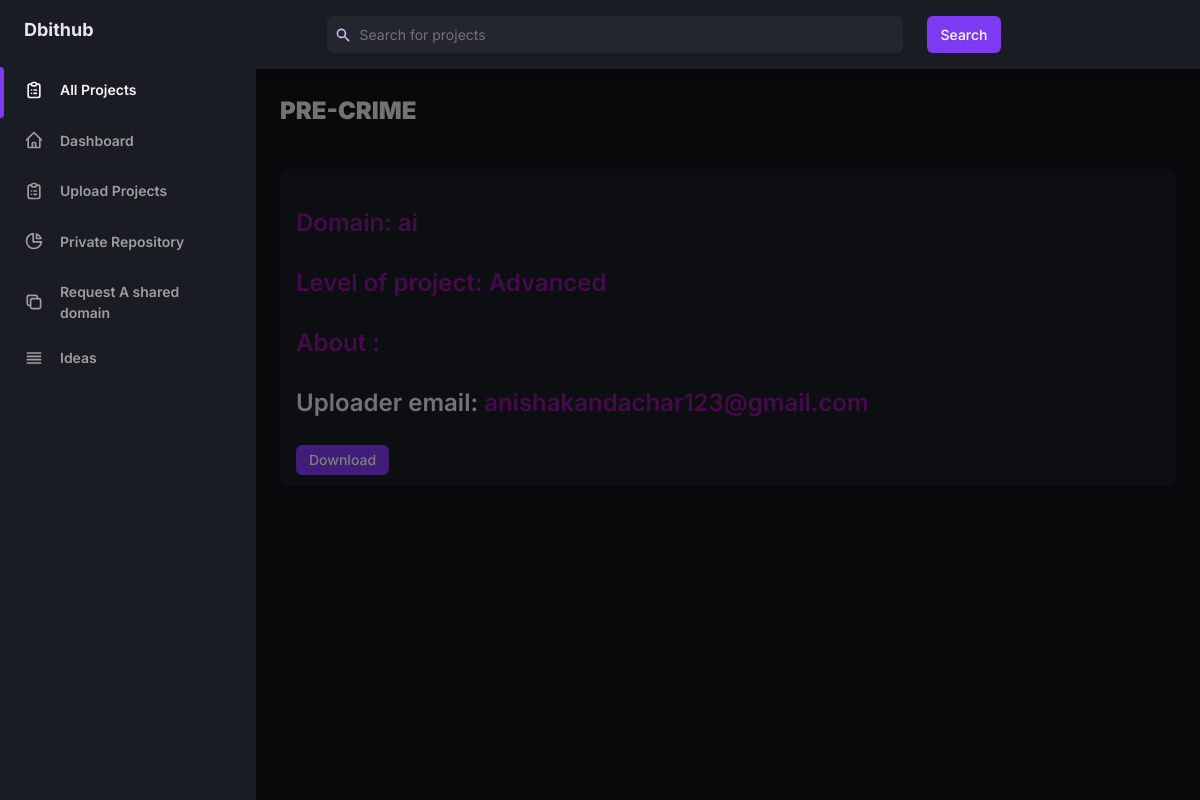
The app's page /dashboard1/public/viewproject.php?id=49 with its own data.
### tables this page shows
CREATE TABLE `projects` (
  `id` int(11) NOT NULL,
  `name` varchar(250) NOT NULL,
  `level` varchar(200) NOT NULL,
  `domain` varchar(100) NOT NULL,
  `about` varchar(25) NOT NULL,
  `Location` varchar(100) NOT NULL,
  `uploader` varchar(200) NOT NULL,
  `uid` varchar(100) NOT NULL,
  `approval` tinyint(1) NOT NULL,
  `date` timestamp NOT NULL DEFAULT current_timestamp() ON UPDATE current_timestamp()
);

### dashboard1/public/viewproject.php (the view, shortened to what this page needs)
<?php
$conn=mysqli_connect("localhost","root","","dbithub");
$id=$_GET["id"];
$sql="SELECT * FROM projects where id=$id";
$res=mysqli_query($conn,$sql);
?>
<!DOCTYPE html>
<html  x-data="data()" lang="en" class="theme-dark">
  <head>
    <link rel="stylesheet" href="./assets/css/tailwind.output.css" />
    <link
      rel="stylesheet"
      href="https://cdnjs.cloudflare.com/ajax/libs/Chart.js/2.9.3/Chart.min.css"
    />
  </head>
  <body>
    <div
      class="flex h-screen bg-gray-50 dark:bg-gray-900"
      :class="{ 'overflow-hidden': isSideMenuOpen }"
    >
      <aside
        class="z-20 hidden w-64 overflow-y-auto bg-white dark:bg-gray-800 md:block flex-shrink-0"
      >
        <div class="py-4 text-gray-500 dark:text-gray-400">
          <a
            class="ml-6 text-lg font-bold text-gray-800 dark:text-gray-200"
            href="#"
          >
           Dbithub
          </a>
          <ul class="mt-6">
          <li class="relative px-6 py-3">
          <span
                class="absolute inset-y-0 left-0 w-1 bg-purple-600 rounded-tr-lg rounded-br-lg"
                aria-hidden="true"
              ></span>
              <a
                class="inline-flex items-center w-full text-sm font-semibold text-gray-800 transition-colors duration-150 hover:text-gray-800 dark:hover:text-gray-200 dark:text-gray-100"
                href="home.php"
              >
                <span class="ml-4">All Projects  </span>
              </a>
            </li>
            <li class="relative px-6 py-3">
              <a
                class="inline-flex items-center w-full text-sm font-semibold transition-colors duration-150 hover:text-gray-800 dark:hover:text-gray-200"
                href="index.php"
              >
                <svg
                  class="w-5 h-5"
                  aria-hidden="true"
                  fill="none"
                  stroke-linecap="round"
                  stroke-linejoin="round"
                  stroke-width="2"
                  viewBox="0 0 24 24"
                  stroke="currentColor"
                >
                  <path
                    d="M3 12l2-2m0 0l7-7 7 7M5 10v10a1 1 0 001 1h3m10-11l2 2m-2-2v10a1 1 0 01-1 1h-3m-6 0a1 1 0 001-1v-4a1 1 0 011-1h2a1 1 0 011 1v4a1 1 0 001 1m-6 0h6"
                  ></path>
                </svg>
                <span class="ml-4">Dashboard</span>
              </a>
            </li>
          </ul>
          <ul>
            <li class="relative px-6 py-3">
              <a
                class="inline-flex items-center w-full text-sm font-semibold transition-colors duration-150 hover:text-gray-800 dark:hover:text-gray-200"
                href="projects.html"
              >
                <span class="ml-4">Upload Projects</span>
              </a>
            </li>
            <li class="relative px-6 py-3">
              <a
                class="inline-flex items-center w-full text-sm font-semibold transition-colors duration-150 hover:text-gray-800 dark:hover:text-gray-200"
                href="private.html"
              >
                <svg
                  class="w-5 h-5"
                  aria-hidden="true"
                  fill="none"
                  stroke-linecap="round"
                  stroke-linejoin="round"
                  stroke-width="2"
                  viewBox="0 0 24 24"
                  stroke="currentColor"
                >
                  <path
                    d="M11 3.055A9.001 9.001 0 1020.945 13H11V3.055z"
                  ></path>
                  <path d="M20.488 9H15V3.512A9.025 9.025 0 0120.488 9z"></path>
                </svg>
                <span class="ml-4">Private Repository</span>
              </a>
            </li>
            <li class="relative px-6 py-3">
              <a
                class="inline-flex items-center w-full text-sm font-semibold transition-colors duration-150 hover:text-gray-800 dark:hover:text-gray-200"
                href="domain.php"
              >
                <svg
                  class="w-5 h-5"
                  aria-hidden="true"
                  fill="none"
                  stroke-linecap="round"
                  stroke-linejoin="round"
                  stroke-width="2"
                  viewBox="0 0 24 24"
                  stroke="currentColor"
                >
                  <path
                    d="M8 16H6a2 2 0 01-2-2V6a2 2 0 012-2h8a2 2 0 012 2v2m-6 12h8a2 2 0 002-2v-8a2 2 0 00-2-2h-8a2 2 0 00-2 2v8a2 2 0 002 2z"
                  ></path>
                </svg>
                <span class="ml-4">Request A shared domain</span>
              </a>
            </li>
            <li class="relative px-6 py-3">
              <a
                class="inline-flex items-center w-full text-sm font-semibold transition-colors duration-150 hover:text-gray-800 dark:hover:text-gray-200"
                href="ideas.php"
              >
                <svg
                  class="w-5 h-5"
                  aria-hidden="true"
                  fill="none"
                  stroke-linecap="round"
                  stroke-linejoin="round"
                  stroke-width="2"
                  viewBox="0 0 24 24"
                  stroke="currentColor"
                >
                  <path d="M4 6h16M4 10h16M4 14h16M4 18h16"></path>
                </svg>
                <span class="ml-4">Ideas</span>
              </a>
            </li>
        </div>
      </aside>
      <div
        x-show="isSideMenuOpen"
        x-transition:enter="transition ease-in-out duration-150"
        x-transition:enter-start="opacity-0"
        x-transition:enter-end="opacity-100"
        x-transition:leave="transition ease-in-out duration-150"
        x-transition:leave-start="opacity-100"
        x-transition:leave-end="opacity-0"
        class="fixed inset-0 z-10 flex items-end bg-black bg-opacity-50 sm:items-center sm:justify-center"
      ></div>
      <div class="flex flex-col flex-1 w-full">
        <header class="z-10 py-4 bg-white shadow-md dark:bg-gray-800">
          <div
            class="container flex items-center justify-between h-full px-6 mx-auto text-purple-600 dark:text-purple-300"
          >
            <div class="flex justify-center flex-1 lg:mr-32">
              <div
                class="relative w-full max-w-xl mr-6 focus-within:text-purple-500"
              >
                <div class="absolute inset-y-0 flex items-center pl-2">
                  <svg
                    class="w-4 h-4"
                    aria-hidden="true"
                    fill="currentColor"
                    viewBox="0 0 20 20"
                  >
                    <path
                      fill-rule="evenodd"
                      d="M8 4a4 4 0 100 8 4 4 0 000-8zM2 8a6 6 0 1110.89 3.476l4.817 4.817a1 1 0 01-1.414 1.414l-4.816-4.816A6 6 0 012 8z"
                      clip-rule="evenodd"
                    ></path>
                  </svg>
                </div>
                <form action="search.php" method="post">
                <input
                  class="w-full pl-8 pr-2 text-sm text-gray-700 placeholder-gray-600 bg-gray-100 border-0 rounded-md dark:placeholder-gray-500 dark:focus:shadow-outline-gray dark:focus:placeholder-gray-600 dark:bg-gray-700 dark:text-gray-200 focus:placeholder-gray-500 focus:bg-white focus:border-purple-300 focus:outline-none focus:shadow-outline-purple form-input"
                  type="text"
                  placeholder="Search for projects"
                  aria-label="Search" name="search"
                />
              </div>
              <button
                  class="px-3 py-1 text-sm font-medium leading-5 text-white transition-colors duration-150 bg-purple-600 border border-transparent rounded-md active:bg-purple-600 hover:bg-purple-700 focus:outline-none focus:shadow-outline-purple"
                >
                Search
                </button>
            </div>
          </div>
        </header>
        <main class="h-full pb-16 overflow-y-auto">
          <div class="container px-6 mx-auto grid">
            <h2
              class="my-6 text-2xl font-semibold text-gray-700 dark:text-gray-200"
            ><strong style="text-transform: uppercase;">
           <?php
while($row=mysqli_fetch_array($res)){
    echo $row["name"];
$level=$row["level"];
$domain=$row["domain"];
$location=$row["Location"];
$uploader=$row["uploader"];
}
?>
</strong>
            </h2>
            <div
              class="px-4 py-3 mb-8 bg-white rounded-lg shadow-md dark:bg-gray-800"
            >
            <h2 style="color: #8a1695;"
              class="my-6 text-2xl font-semibold text-gray-700 dark:text-gray-200"
            >Domain:
            <?php
            echo $domain;
            ?>
            </h2>
            <h2
              class="my-6 text-2xl font-semibold text-gray-700 dark:text-gray-200" style="color: #8a1695;"
            >Level of project:  <?php
echo $level;
?>
            </h2>
            <h2
              class="my-6 text-2xl font-semibold text-gray-700 dark:text-gray-200" style="color: #8a1695;"
            >About :
            </h2>
            <h2
              class="my-6 text-2xl font-semibold text-gray-700 dark:text-gray-200"
            >
            <a href="mailto:<?php
            echo $uploader
            ?>">
            Uploader email:
            <span
              class="my-6 text-2xl font-semibold text-gray-700 dark:text-gray-200" style="color: #8a1695;"
            >
            <?php
            echo $uploader;
            ?>
            </a>
            </h2>
              <button
                  class="px-3 py-1 text-sm font-medium leading-5 text-white transition-colors duration-150 bg-purple-600 border border-transparent rounded-md active:bg-purple-600 hover:bg-purple-700 focus:outline-none focus:shadow-outline-purple"
                >
                <a href="<?php
                echo $location
                ?>">
                  Download</a>
                </button>
            </div>
              </div>
            </div>
          </div>
  </body>
</html>

### records on screen
projects: name "PRE-CRIME", domain "ai", level "Advanced", uploader "anishakandachar123@gmail.com"
